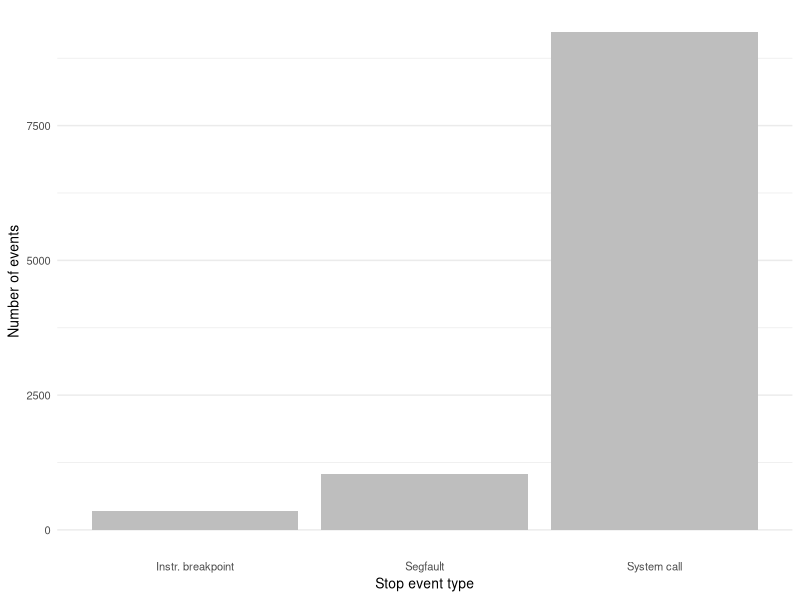

Generate this figure with R:
library(ggplot2)
library(dplyr)

data <- read.csv("aggregate.csv", colClasses = c("factor", "factor"))
x <- data %>%
  group_by(signal) %>%
  summarize(count = n())

plot <- ggplot(x, aes(x = signal, y = count)) +
  geom_bar(stat = "identity", fill = "gray") +
  scale_x_discrete(labels = 
                     c("Instr. breakpoint", "Segfault", "System call")
                   ) +
  labs(x = "Stop event type", y = "Number of events") +
  theme_minimal() +
  theme(text = element_text(size = 10),
        panel.grid.major.x = element_blank())

ggsave("stop_events.pdf", plot, width = 3.5, height = 1.75)

z <- data %>%
  subset(signal=="0x00857f") %>%
  group_by(label) %>%
  summarize(count = n())
z[order(-z$count),]
